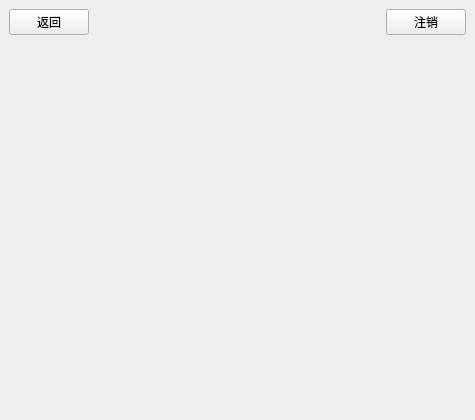
<?xml version="1.0" encoding="UTF-8"?>
<ui version="4.0">
 <class>MainWindow</class>
 <widget class="QMainWindow" name="MainWindow">
  <property name="geometry">
   <rect>
    <x>0</x>
    <y>0</y>
    <width>475</width>
    <height>420</height>
   </rect>
  </property>
  <property name="windowTitle">
   <string>MainWindow</string>
  </property>
  <property name="styleSheet">
   <string notr="true"/>
  </property>
  <widget class="QWidget" name="centralwidget">
   <layout class="QGridLayout" name="gridLayout">
    <item row="0" column="0">
     <layout class="QHBoxLayout" name="horizontalLayout">
      <item>
       <widget class="QPushButton" name="btback">
        <property name="text">
         <string>返回</string>
        </property>
       </widget>
      </item>
      <item>
       <spacer name="horizontalSpacer">
        <property name="orientation">
         <enum>Qt::Orientation::Horizontal</enum>
        </property>
        <property name="sizeHint" stdset="0">
         <size>
          <width>40</width>
          <height>20</height>
         </size>
        </property>
       </spacer>
      </item>
      <item>
       <widget class="QLabel" name="title">
        <property name="text">
         <string/>
        </property>
       </widget>
      </item>
      <item>
       <spacer name="horizontalSpacer_2">
        <property name="orientation">
         <enum>Qt::Orientation::Horizontal</enum>
        </property>
        <property name="sizeHint" stdset="0">
         <size>
          <width>40</width>
          <height>20</height>
         </size>
        </property>
       </spacer>
      </item>
      <item>
       <widget class="QPushButton" name="btlogout">
        <property name="text">
         <string>注销</string>
        </property>
       </widget>
      </item>
     </layout>
    </item>
    <item row="1" column="0">
     <widget class="QStackedWidget" name="stackedWidget"/>
    </item>
   </layout>
  </widget>
  <widget class="QMenuBar" name="menubar">
   <property name="geometry">
    <rect>
     <x>0</x>
     <y>0</y>
     <width>475</width>
     <height>21</height>
    </rect>
   </property>
  </widget>
  <action name="actionBack">
   <property name="icon">
    <iconset resource="res.qrc">
     <normaloff>:/img/Back.png</normaloff>:/img/Back.png</iconset>
   </property>
   <property name="text">
    <string>返回</string>
   </property>
   <property name="toolTip">
    <string>返回</string>
   </property>
   <property name="menuRole">
    <enum>QAction::MenuRole::NoRole</enum>
   </property>
  </action>
  <action name="actionMenu">
   <property name="icon">
    <iconset resource="res.qrc">
     <normaloff>:/img/Exit.png</normaloff>:/img/Exit.png</iconset>
   </property>
   <property name="text">
    <string>菜单</string>
   </property>
   <property name="menuRole">
    <enum>QAction::MenuRole::NoRole</enum>
   </property>
  </action>
 </widget>
 <resources>
  <include location="res.qrc"/>
 </resources>
 <connections/>
</ui>
